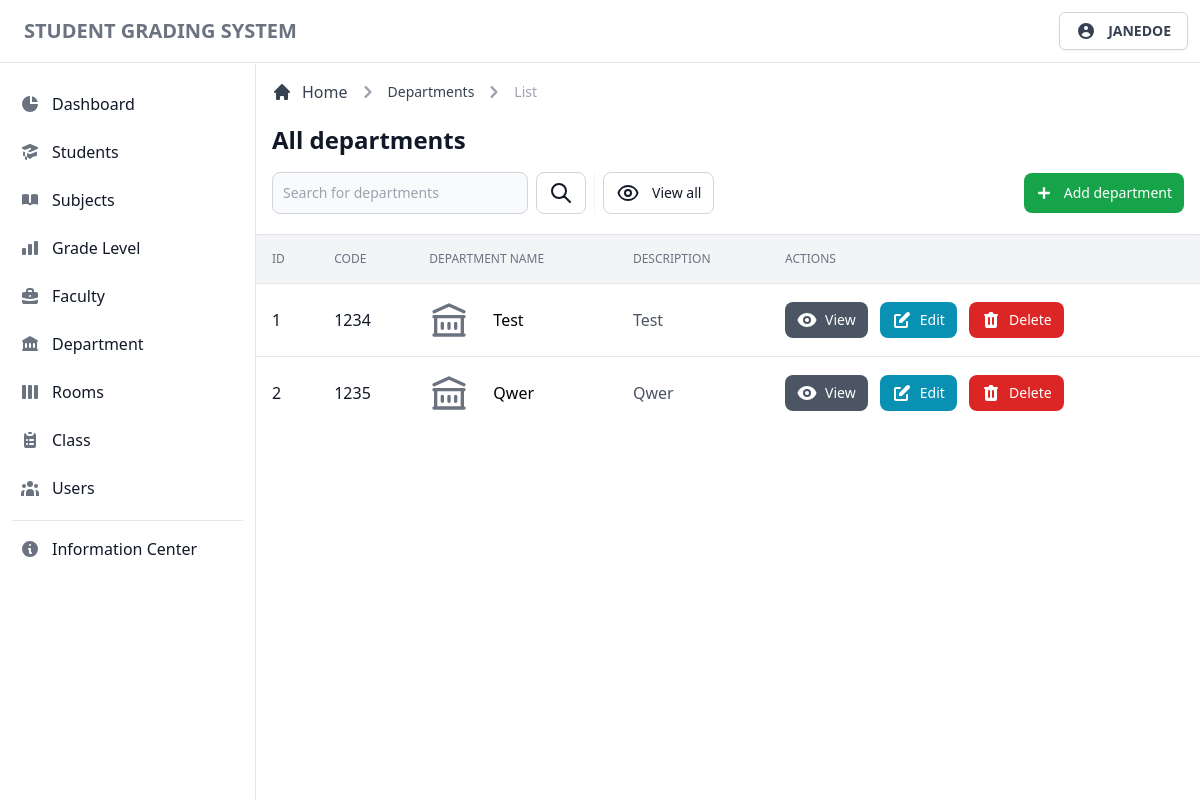
The app's page /admin/view/department.php (signed in) with its own data.
### tables this page shows
CREATE TABLE `tbldepartment` (
  `dept_id` int(11) NOT NULL,
  `dept_code` int(11) NOT NULL,
  `dept_name` varchar(255) NOT NULL,
  `dept_desc` varchar(255) NOT NULL
);

### admin/database/database.classes.php (called while the page is built)
<?php
class Dbh
{
  private $hostname = 'localhost';
  private $username = 'root';
  private $password = '';
  private $dbname = 'dbgradingsystem';
  public function connect()
  {
    try {
      $dbh = new PDO('mysql:host=' . $this->hostname . ';dbname=' . $this->dbname, $this->username, $this->password);
      return $dbh;
    } catch (PDOException $e) {
      print "Error!: " . $e->getMessage() . "<br>";
      die();
    }
  }
}

### admin/classes/display/display-dept.classes.php (called while the page is built, shortened)
<?php
class DisplayDept extends Dbh
{
  protected function getData()
  {
    $sql = 'SELECT * FROM tbldepartment;';
    $stmt = $this->connect()->query($sql);
    $result = 0;
    if (!$stmt) {
      $stmt = null;
      header('Location: ../view/deptartment.php?error=stmtfailed');
      exit;
    } else {
      while ($row = $stmt->fetchAll(PDO::FETCH_ASSOC)) {
        $result = $row;
      }
      return $result;
    }
    return $result;
  }
}

### admin/controller/display/display-dept.contr.php (called while the page is built, shortened)
<?php
class DisplayDeptContr extends DisplayDept
{
  public function fetchData()
  {
    $result = $this->getData();
    return $result;
  }
}

### admin/templates/table/department-table.php (the view, shortened to what this page needs)
<div class="flex flex-col min-w-full overflow-hidden overflow-x-auto align-middle shadow">
  <table class="min-w-full divide-y divide-gray-200 table-fixed">
    <thead class="bg-gray-100">
      <tr>
        <th scope="col" class="p-4 text-xs font-medium text-left text-gray-500 uppercase">
          ID
        </th>
        <th scope="col" class="p-4 text-xs font-medium text-left text-gray-500 uppercase">
          Code
        </th>
        <th scope="col" class="p-4 text-xs font-medium text-left text-gray-500 uppercase">
          Department Name
        </th>
        <th scope="col" class="p-4 text-xs font-medium text-left text-gray-500 uppercase">
          Description
        </th>
        <th scope="col" class="p-4 text-xs font-medium text-left text-gray-500 uppercase">
          Actions
        </th>
      </tr>
    </thead>
    <tbody class="bg-white divide-y divide-gray-200">
      <?php foreach ($result as $data) : ?>
        <tr class="hover:bg-gray-100 group">
          <td class="p-4 text-base font-normal text-gray-900 whitespace-nowrap">
            <div class="flex items-center">
              <?= $data['dept_id']; ?>
            </div>
          </td>
          <td class="p-4 text-base font-normal text-gray-900 whitespace-nowrap">
            <div class="flex items-center">
              <?= $data['dept_code']; ?>
            </div>
          </td>
          <td class="flex items-center p-4 mr-12 space-x-6 whitespace-nowrap lg:mr-0">
            <svg xmlns="http://www.w3.org/2000/svg" class="w-10 h-10 text-gray-500 group-hover:text-gray-900" fill="none" viewBox="0 0 24 24" stroke="currentColor">
              <path stroke-linecap="round" stroke-linejoin="round" stroke-width="2" d="M8 14v3m4-3v3m4-3v3M3 21h18M3 10h18M3 7l9-4 9 4M4 10h16v11H4V10z" />
            </svg>
            <div class="flex items-center capitalize">
              <?= $data['dept_name']; ?>
            </div>
          </td>
          <td class="p-4 text-base font-normal text-gray-600 whitespace-nowrap">
            <div class="flex items-center capitalize">
              <?= $data['dept_desc']; ?>
            </div>
          </td>
          <td class="p-4 space-x-2 whitespace-nowrap">
            <button type="button" data-view-button data-code="<?= $data['dept_code']; ?>" data-name="<?= $data['dept_name']; ?>" data-desc="<?= $data['dept_desc']; ?>" class="inline-flex items-center px-3 py-2 text-sm font-medium text-center text-white bg-gray-600 rounded-lg hover:bg-gray-700 focus:ring-4 focus:ring-gray-200">
              View
            </button>
            <button type="button" data-edit-button data-id="<?= $data['dept_id']; ?>" data-code="<?= $data['dept_code']; ?>" data-name="<?= $data['dept_name']; ?>" data-desc="<?= $data['dept_desc']; ?>" class="inline-flex items-center px-3 py-2 text-sm font-medium text-center text-white rounded-lg bg-cyan-600 hover:bg-cyan-700 focus:ring-4 focus:ring-cyan-200">
              Edit
            </button>
            <button type="button" data-id="<?= $data['dept_id']; ?>" data-delete-button class="inline-flex items-center px-3 py-2 text-sm font-medium text-center text-white bg-red-600 rounded-lg hover:bg-red-800 focus:ring-4 focus:ring-red-300">
              Delete
            </button>
          </td>
        </tr>
      <?php endforeach; ?>
    </tbody>
  </table>
</div>

### records on screen
tbldepartment: dept_id "1", dept_code "1234", dept_name "Test", dept_desc "Test"
tbldepartment: dept_id "2", dept_code "1235", dept_name "Qwer", dept_desc "Qwer"

### other values on screen
$user "JANEDOE"
$page "Departments"
$page "departments"
$btn "department"
